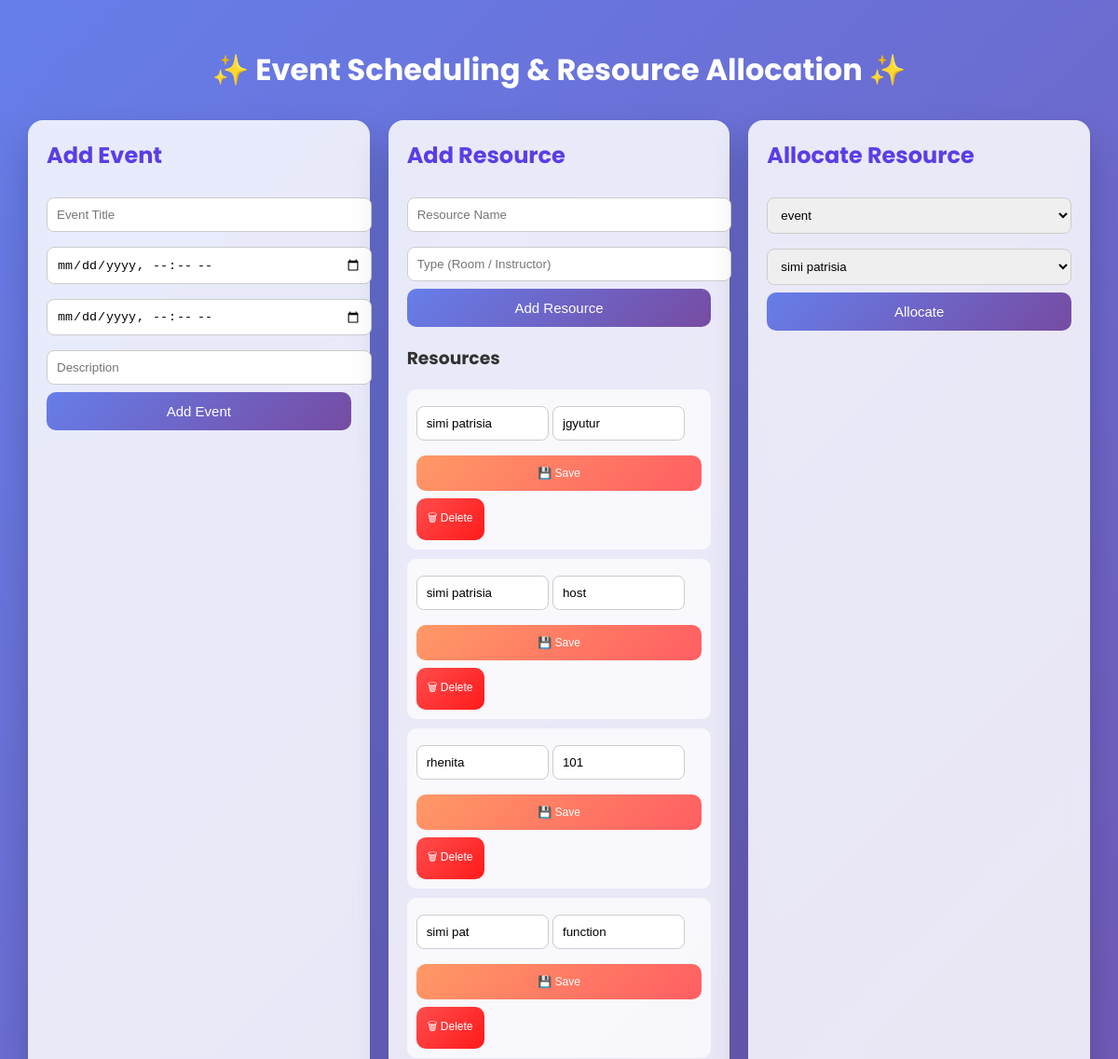
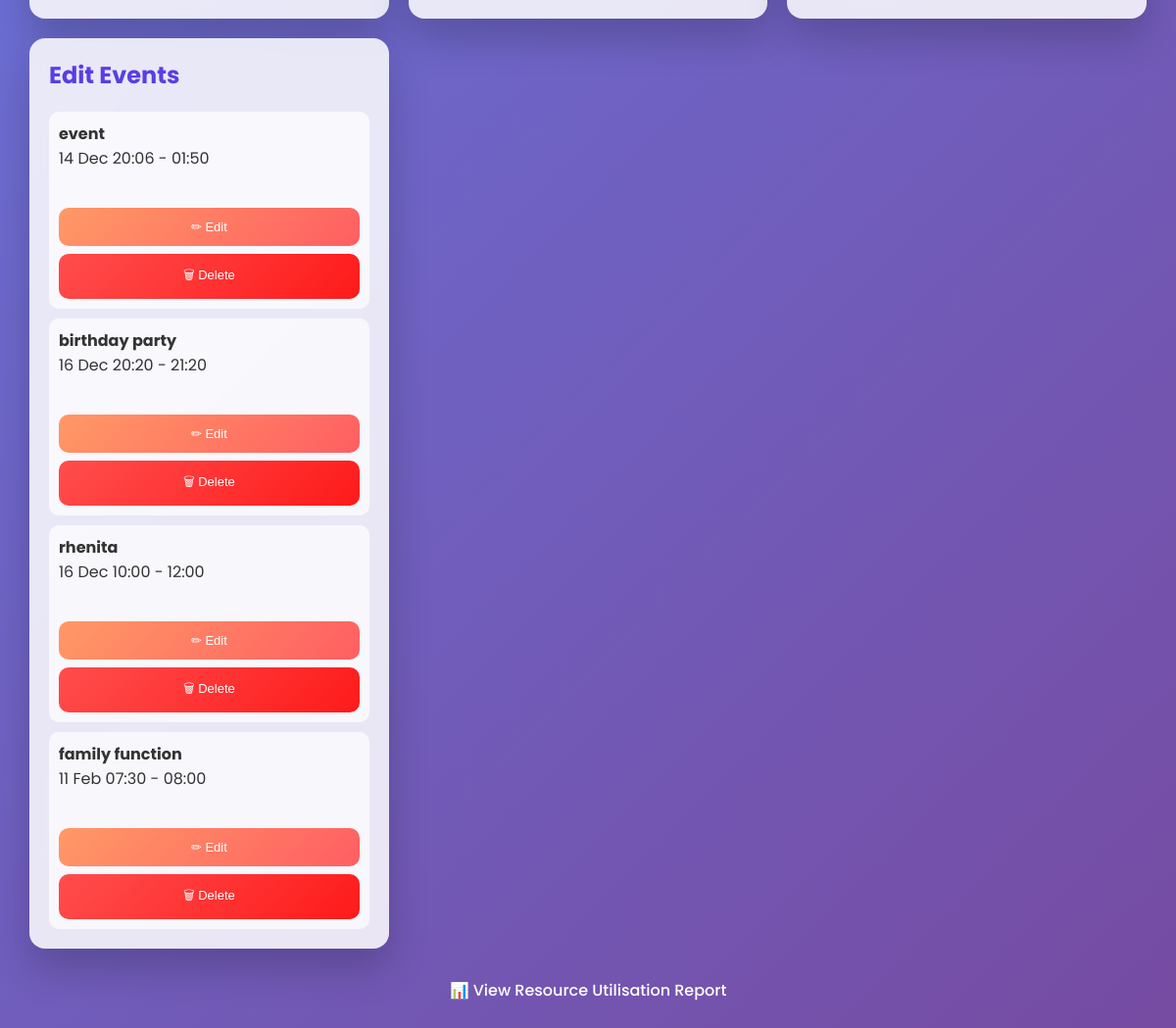
Before: / with the older database file (2 pictures, top to bottom).
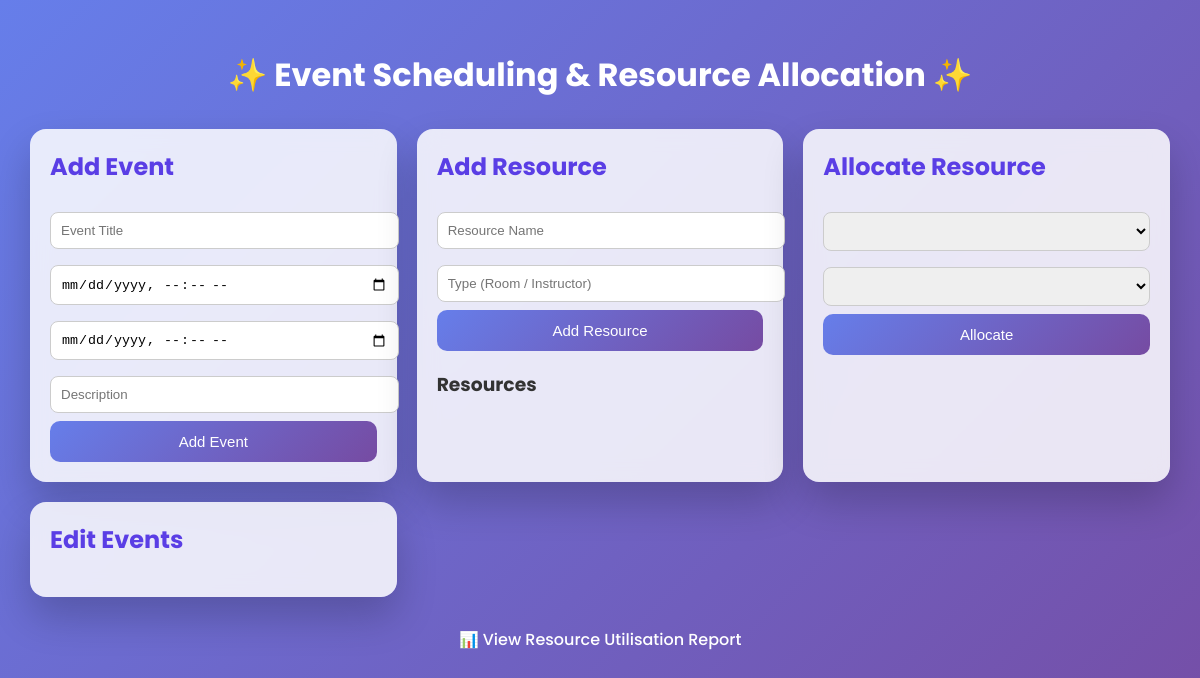
After: the same page with the newer database file.
### app.py (models this page shows)
class Resource(db.Model):
    id = db.Column(db.Integer, primary_key=True)
    name = db.Column(db.String(100))
    type = db.Column(db.String(50))

class Event(db.Model):
    id = db.Column(db.Integer, primary_key=True)
    title = db.Column(db.String(100))
    start_time = db.Column(db.DateTime)
    end_time = db.Column(db.DateTime)
    description = db.Column(db.String(200))

### app.py (the view)
@app.route('/')
def index():
    events = Event.query.all()
    resources = Resource.query.all()
    return render_template('index.html', events=events, resources=resources)

### templates/index.html (shortened to what this page needs)
<!DOCTYPE html>
<html lang="en">
<head>
</head>
<body>
<h1>✨ Event Scheduling & Resource Allocation ✨</h1>
<div class="container">
    <div class="card">
        <h2>Add Event</h2>
        <form method="post" action="/add_event">
            <input name="title" placeholder="Event Title" required>
            <input type="datetime-local" name="start" required>
            <input type="datetime-local" name="end" required>
            <input name="desc" placeholder="Description">
            <button>Add Event</button>
        </form>
    </div>
    <div class="card">
        <h2>Add Resource</h2>
        <form method="post" action="/add_resource">
            <input name="name" placeholder="Resource Name" required>
            <input name="type" placeholder="Type (Room / Instructor)" required>
            <button>Add Resource</button>
        </form>
        <h3>Resources</h3>
        {% for r in resources %}
        <div class="event-item">
            <form method="POST" action="{{ url_for('edit_resource', resource_id=r.id) }}" style="display:inline-block;">
                <input name="name" value="{{r.name}}" required style="width:120px;">
                <input name="type" value="{{r.type}}" required style="width:120px;">
                <button type="submit" class="edit-btn" style="font-size:12px;">💾 Save</button>
            </form>
            <form method="POST" action="{{ url_for('delete_resource', resource_id=r.id) }}" style="display:inline-block;">
                <button type="submit" class="edit-btn" style="background: linear-gradient(135deg, #ff4d4d, #ff1a1a); font-size:12px;"
                    onclick="return confirm('Are you sure you want to delete this resource?')">
                    🗑 Delete
                </button>
            </form>
        </div>
        {% endfor %}
    </div>
    <div class="card">
        <h2>Allocate Resource</h2>
        <form method="post" action="/allocate">
            <select name="event">
                {% for e in events %}
                <option value="{{e.id}}">{{e.title}}</option>
                {% endfor %}
            </select>
            <select name="resource">
                {% for r in resources %}
                <option value="{{r.id}}">{{r.name}}</option>
                {% endfor %}
            </select>
            <button>Allocate</button>
        </form>
    </div>
    <div class="card">
        <h2>Edit Events</h2>
        {% for e in events %}
        <div class="event-item">
            <strong>{{e.title}}</strong><br>
            {{e.start_time.strftime('%d %b %H:%M')}} - {{e.end_time.strftime('%H:%M')}}
            <a href="/edit_event/{{e.id}}">
                <button class="edit-btn">✏ Edit</button>
            </a>
            <form action="{{ url_for('delete_event', event_id=e.id) }}" method="POST" style="display:inline;">
                <button type="submit" class="edit-btn" style="background: linear-gradient(135deg, #ff4d4d, #ff1a1a);"
                    onclick="return confirm('Are you sure you want to delete this event?')">
                    🗑 Delete
                </button>
            </form>
        </div>
        {% endfor %}
    </div>
</div>
<a href="/report">📊 View Resource Utilisation Report</a>
</body>
</html>

### templates/index.html (style rules this page uses)
body { font-family: 'Poppins', sans-serif; background: linear-gradient(135deg, #667eea, #764ba2); min-height: 100vh; margin: 0; padding: 30px; color: #333; }
h1 { text-align: center; color: white; margin-bottom: 30px; animation: fadeIn 1s ease-in; }
.container { display: grid; grid-template-columns: repeat(auto-fit, minmax(300px, 1fr)); gap: 20px; }
.card { background: rgba(255, 255, 255, 0.85); backdrop-filter: blur(10px); border-radius: 16px; padding: 20px; box-shadow: 0 20px 40px rgba(0,0,0,0.2); animation: slideUp 0.8s ease; }
h2 { margin-top: 0; color: #5a3ee5; }
input, select { width: 100%; padding: 10px; margin: 8px 0; border-radius: 8px; border: 1px solid #ccc; }
button { width: 100%; padding: 12px; background: linear-gradient(135deg, #667eea, #764ba2); border: none; color: white; font-size: 15px; border-radius: 10px; cursor: pointer; transition: transform 0.2s, box-shadow 0.2s; }
a { display: block; text-align: center; margin-top: 30px; color: white; font-weight: 500; text-decoration: none; }

Changed rows visible on the page:
removed Resource: name "simi patrisia", type "jgyutur"
removed Resource: name "simi patrisia", type "host"
removed Resource: name "rhenita", type "101"
removed Resource: name "simi pat", type "function"
removed Event: title "event", start_time "14 Dec 20:06", end_time "01:50"
removed Event: title "birthday party", start_time "16 Dec 20:20", end_time "21:20"
removed Event: title "rhenita", start_time "16 Dec 10:00", end_time "12:00"
removed Event: title "family function", start_time "11 Feb 07:30", end_time "08:00"
Other visible differences:
form field event: "event" → (not shown)
form field resource: "simi patrisia" → (not shown)
